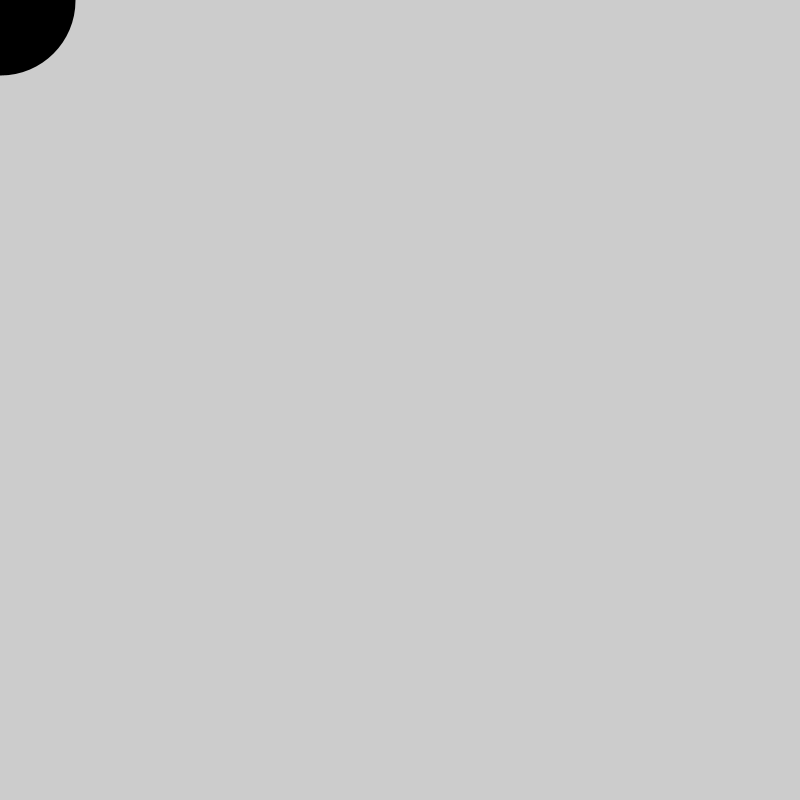
Frame 1 (no input)
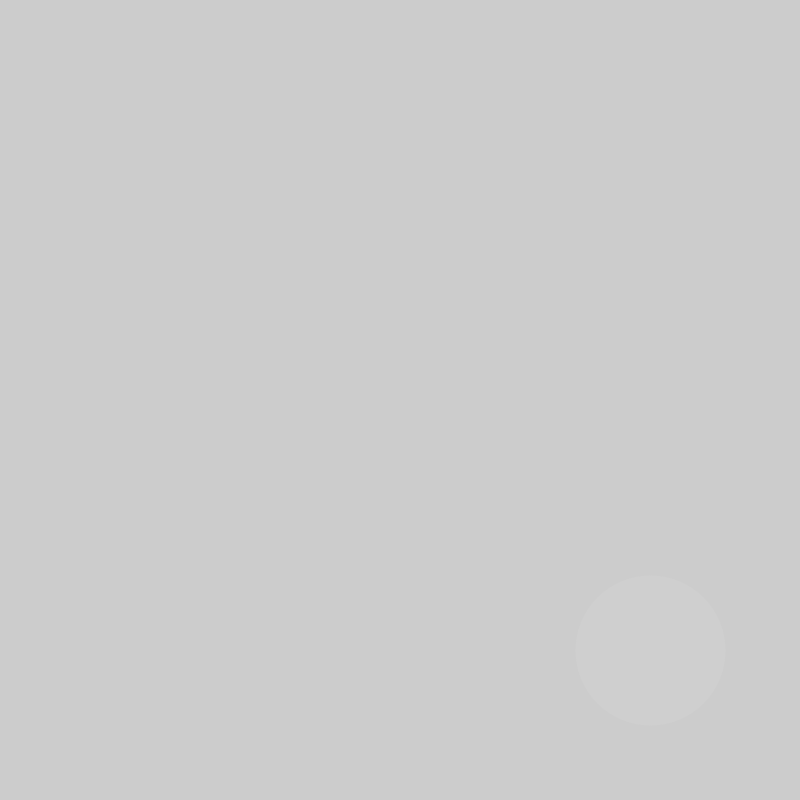
Frame 60 (the mouse pressed at the canvas centre just before this capture)
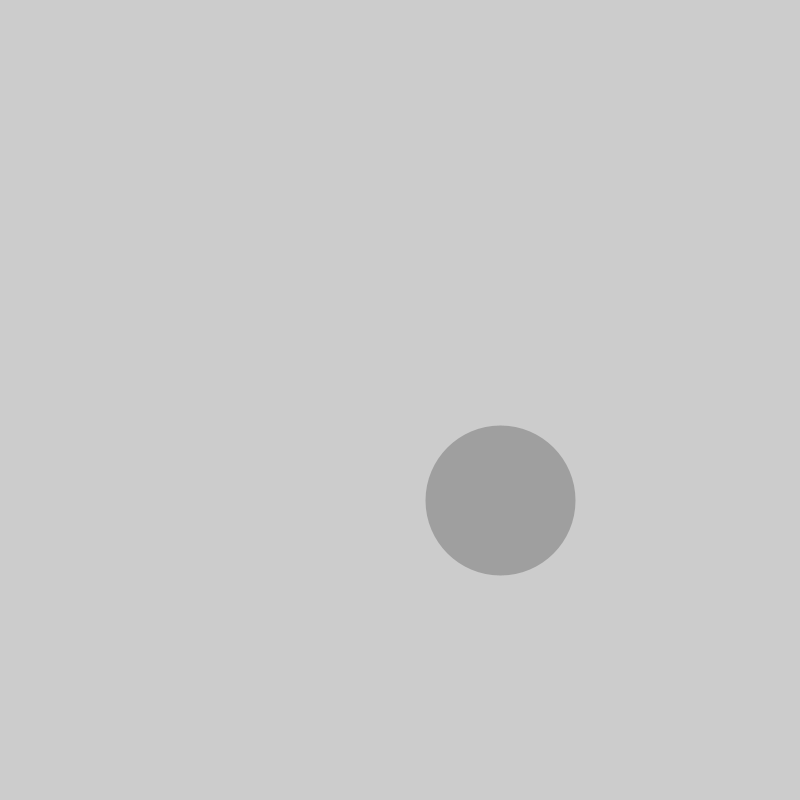
Frame 120 (the mouse held since frame 60 and released just before this capture)

The Processing sketch that drew these frames (run headless with seeded random() and noise(); from frame 60 on, the mouse is pressed at the canvas centre):

// Processing sketch: C13_REAL
// ── C13_REAL.pde
int xValue,yValue = 0;

void setup(){
  size(800,800);
  strokeWeight(150);
  frameRate(30);
  stroke(0);
}




void draw(){
  background(204);
  yValue = xValue;
  stroke(xValue/800.0*255);
  point(xValue,yValue);
  xValue = xValue + 25;
  if (xValue > 800){
    xValue = 0;
  }
}
